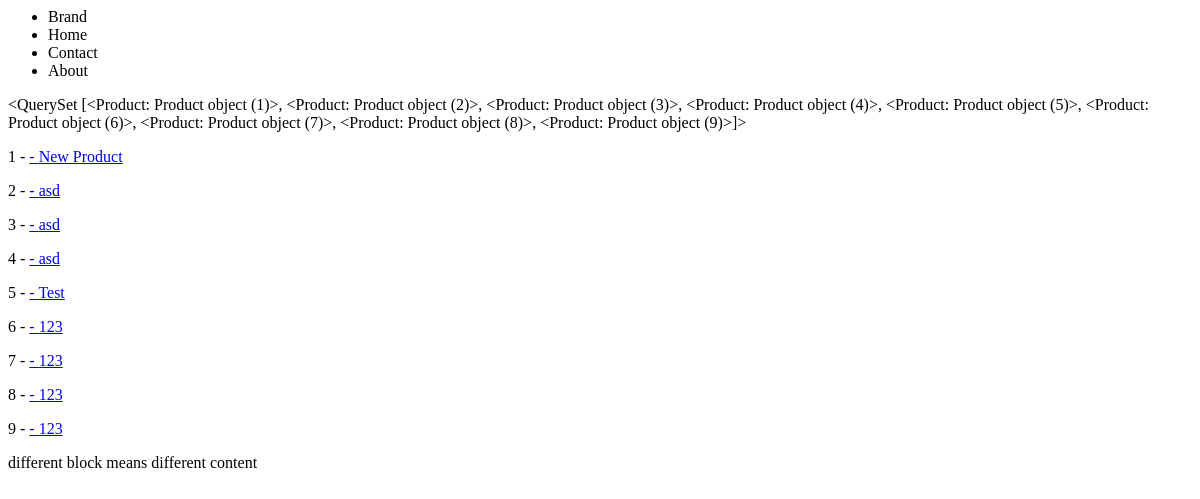
/products/list/, run on an earlier commit of the app's database.
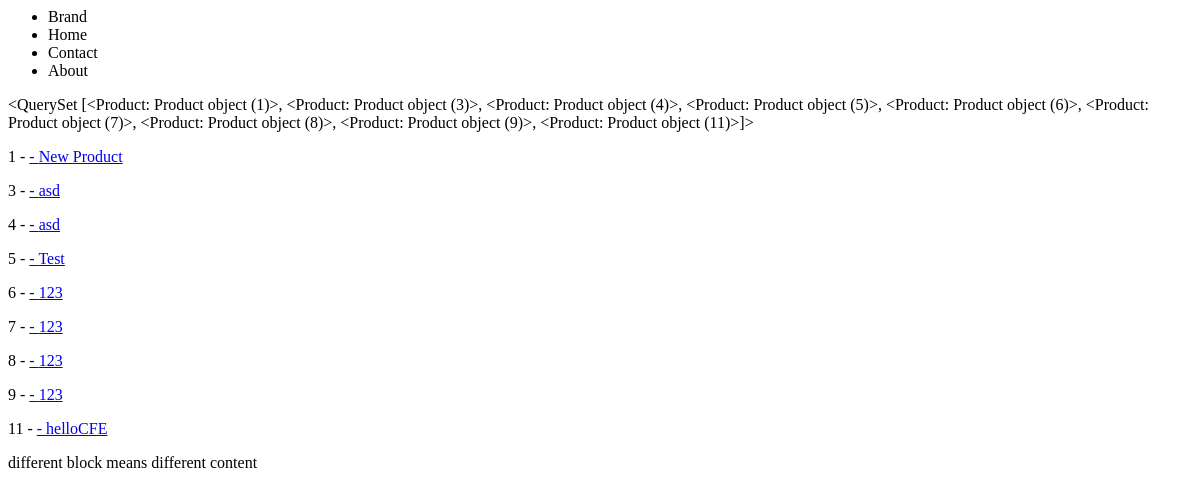
And on a later commit of the database.
### products/models.py (models this page shows)
class Product(models.Model):
    title = models.CharField(max_length=120)
    description = models.TextField(blank=True, null=True)
    price = models.DecimalField(decimal_places=2, max_digits=10000)
    summary = models.TextField(default='This is cool')
    featured = models.BooleanField(null=True) # Null or default = True to populate fields
    def get_absolute_url(self):
        return reverse('products:product-detail', kwargs={'id': self.id})

### products/views.py (the view)
# urls.py: path('list/', product_list_view)
def product_list_view(request):
    queryset = Product.objects.all()
    context = {
        'object_list': queryset
    }
    return render(request, 'products/product_list.html', context)

### products/templates/products/product_list.html
{% extends 'base.html' %}
{% block content %}
{{ object_list }}
{% for instance in object_list %}
<p>{{ instance.id }} - <a href="{{ instance.get_absolute_url }}"> - {{ instance.title }}</a>
</p>
{% endfor %}
{% endblock %}

What changed in the data, as far as the page shows it:
removed Product: id "2", title "asd"
computed for Product "New Product": id "…(1)>, <Product: Product object (2)>, <Product: Product object (3)>, <Product: Product object (4)>, <Product: Product object (5)>, <Product: Product object (6)>, <Product: Product object (7)>, <Product: Product object (8)>, <Product: Product object (9)>]>" → "…(1)>, <Product: Product object (3)>, <Product: Product object (4)>, <Product: Product object (5)>, <Product: Product object (6)>, <Product: Product object (7)>, <Product: Product object (8)>, <Product: Product object (9)>, <Product: Product object (11)>]>"
added Product: id "11", title "helloCFE"
